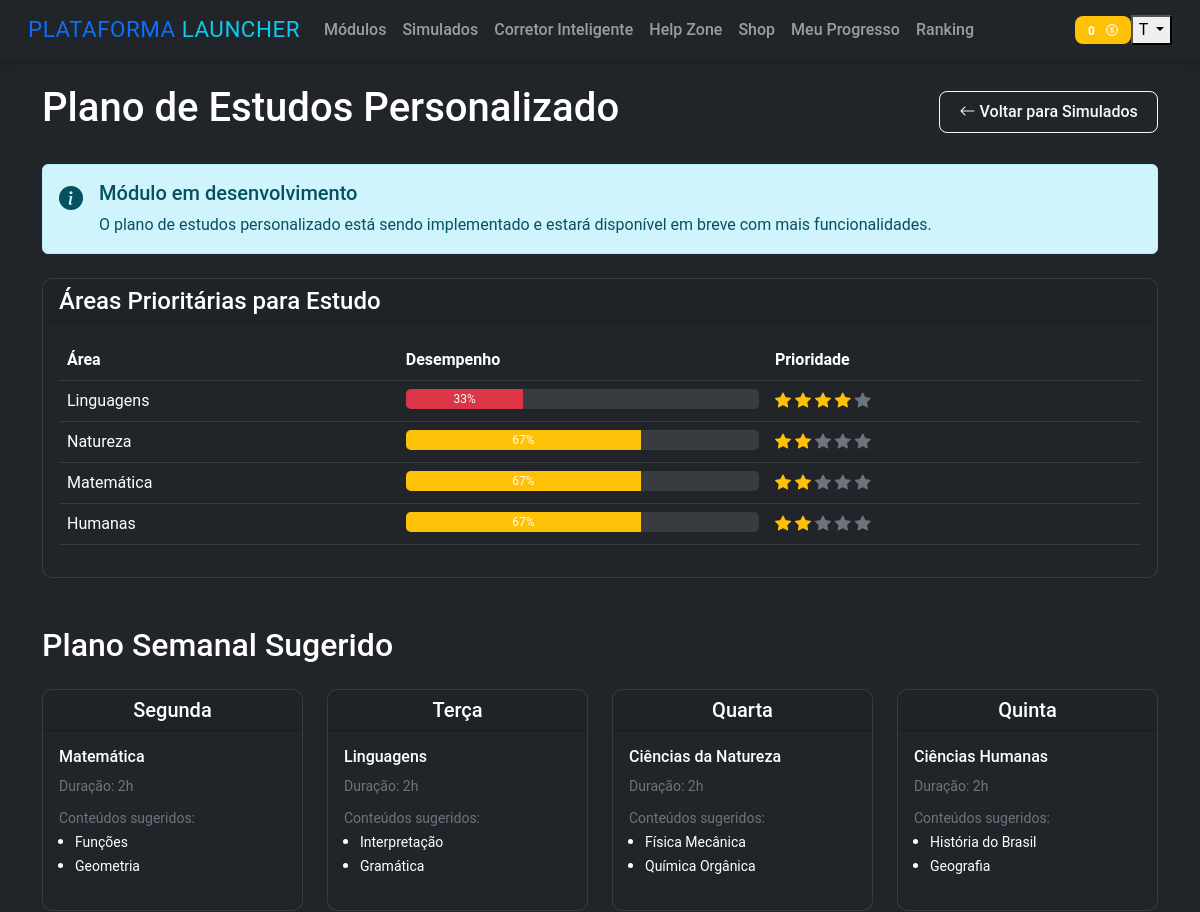
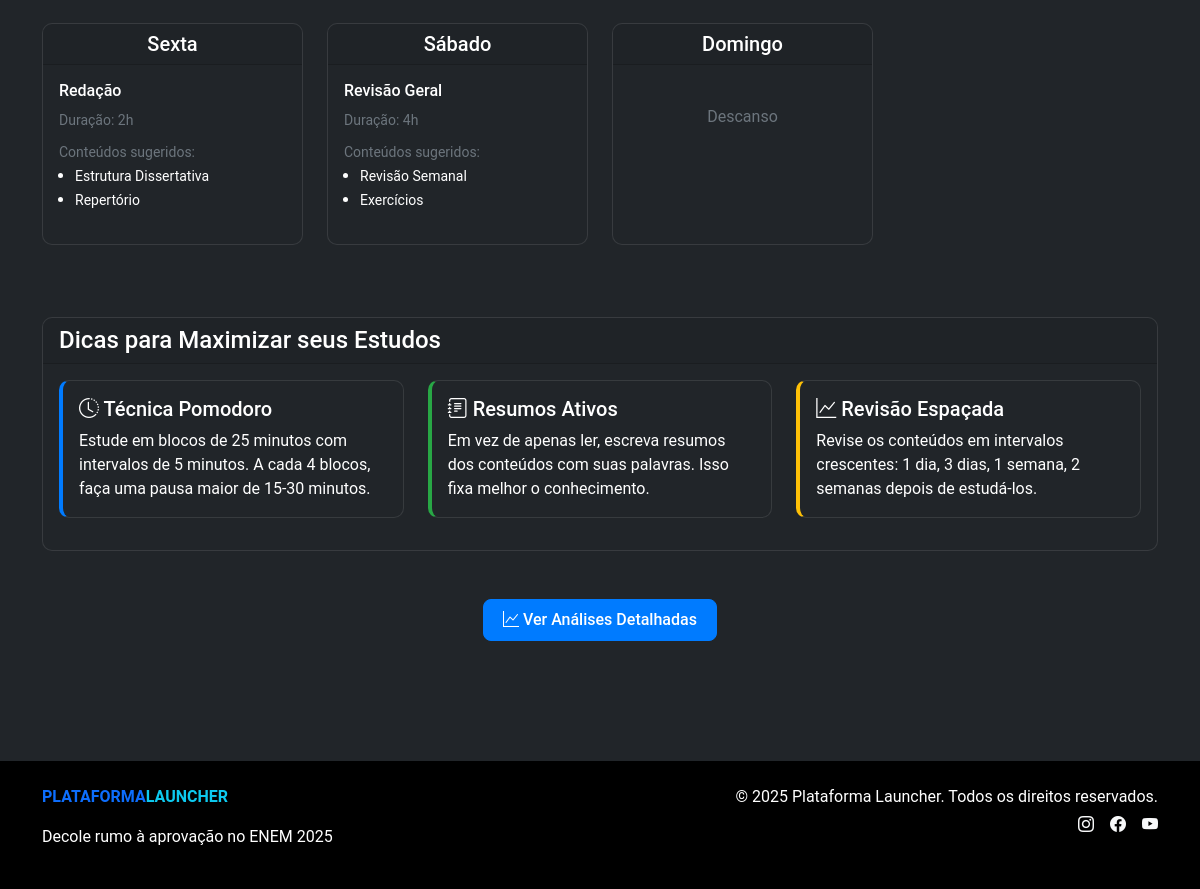
/plano-estudo/ (signed in), run on the app's committed database (2 pictures, top to bottom).
### app/models/user.py (models this page shows, shortened)
class User(UserMixin, db.Model):
    id = db.Column(db.Integer, primary_key=True)
    username = db.Column(db.String(128), index=True, unique=True)
    email = db.Column(db.String(256), index=True, unique=True)
    password_hash = db.Column(db.String(256))
    nome_completo = db.Column(db.String(256))
    xp_total = db.Column(db.Integer, default=0)
    data_registro = db.Column(db.DateTime, default=datetime.utcnow)
    simulados = db.relationship('Simulado', backref='usuario', lazy='dynamic')
    redacoes = db.relationship('Redacao', backref='usuario', lazy='dynamic')

### app/models/simulado.py (models this page shows, shortened)
class Questao(db.Model):
    id = db.Column(db.Integer, primary_key=True)
    numero = db.Column(db.Integer)
    texto = db.Column(db.Text)
    area = db.Column(db.String(50))  # Linguagens, Matemática, etc.
    dificuldade = db.Column(db.Float)  # Para cálculo TRI
    resposta_correta = db.Column(db.String(1))  # A, B, C, D ou E
    resposta_usuario = db.Column(db.String(1), nullable=True)
    tempo_resposta = db.Column(db.Integer, nullable=True)  # tempo em segundos que levou para responder
    simulado_id = db.Column(db.Integer, db.ForeignKey('simulado.id'))
    alternativas = db.relationship('Alternativa', backref='questao', lazy='dynamic')
    def verificar_resposta(self):
        return self.resposta_usuario == self.resposta_correta

### app/routes/plano_estudo.py (the view)
@plano_estudo_bp.route('/')
@login_required
def index():
    simulados_concluidos = Simulado.query.filter_by(
        user_id=current_user.id,
        status='Concluído'
    ).count()
    if simulados_concluidos == 0:
        return render_template('plano_estudo/sem_dados.html')
    areas_stats = {}
    questoes = Questao.query.join(Simulado).filter(
        Simulado.user_id == current_user.id,
        Simulado.status == 'Concluído'
    ).all()
    for q in questoes:
        if q.area not in areas_stats:
            areas_stats[q.area] = {'total': 0, 'acertos': 0}
        areas_stats[q.area]['total'] += 1
        if q.verificar_resposta():
            areas_stats[q.area]['acertos'] += 1
    for area in areas_stats:
        if areas_stats[area]['total'] > 0:
            areas_stats[area]['percentual'] = (areas_stats[area]['acertos'] / areas_stats[area]['total']) * 100
        else:
            areas_stats[area]['percentual'] = 0
    areas_prioritarias = []
    for area, stats in areas_stats.items():
        if stats['percentual'] < 70:  # Priorizar áreas com menos de 70% de acerto
            areas_prioritarias.append({
                'area': area,
                'percentual': stats['percentual'],
                'prioridade': max(1, int(6 - (stats['percentual'] / 20)))  # Escala de 1 a 5
            })
    areas_prioritarias.sort(key=lambda x: x['prioridade'], reverse=True)
    plano_semanal = {
        'Segunda': [{'area': 'Matemática', 'horas': 2, 'conteudos': ['Funções', 'Geometria']}],
        'Terça': [{'area': 'Linguagens', 'horas': 2, 'conteudos': ['Interpretação', 'Gramática']}],
        'Quarta': [{'area': 'Ciências da Natureza', 'horas': 2, 'conteudos': ['Física Mecânica', 'Química Orgânica']}],
        'Quinta': [{'area': 'Ciências Humanas', 'horas': 2, 'conteudos': ['História do Brasil', 'Geografia']}],
        'Sexta': [{'area': 'Redação', 'horas': 2, 'conteudos': ['Estrutura Dissertativa', 'Repertório']}],
        'Sábado': [{'area': 'Revisão Geral', 'horas': 4, 'conteudos': ['Revisão Semanal', 'Exercícios']}],
        'Domingo': []  # Dia de descanso
    }
    return render_template('plano_estudo/index_temp.html',
                          areas_stats=areas_stats,
                          areas_prioritarias=areas_prioritarias,
                          plano_semanal=plano_semanal)

### app/models/user.py (called while the page is built)
@login_manager.user_loader
def load_user(id):
    return User.query.get(int(id))

### app/templates/plano_estudo/index_temp.html (shortened to what this page needs)
{% extends "layout.html" %}
{% block content %}
<div class="plano-estudos"> <div class="d-flex justify-content-between align-items-center mb-4"> <h1>Plano de Estudos Personalizado</h1> <div> <a href="{{ url_for('simulados.index') }}" class="btn btn-outline-light"> <i class="bi bi-arrow-left"></i> Voltar para Simulados </a> </div> </div>
<div class="alert alert-info mb-4">
    <div class="d-flex">
        <div class="me-3">
            <i class="bi bi-info-circle-fill fs-4"></i>
        </div>
        <div>
            <h5 class="alert-heading">Módulo em desenvolvimento</h5>
            <p class="mb-0">O plano de estudos personalizado está sendo implementado e estará disponível em breve com mais funcionalidades.</p>
        </div>
    </div>
</div>
<div class="card bg-dark mb-5">
    <div class="card-header">
        <h4 class="mb-0">Áreas Prioritárias para Estudo</h4>
    </div>
    <div class="card-body">
        <div class="table-responsive">
            <table class="table table-dark">
                <thead>
                    <tr>
                        <th>Área</th>
                        <th>Desempenho</th>
                        <th>Prioridade</th>
                    </tr>
                </thead>
                <tbody>
                    {% for area in areas_prioritarias %}
                    <tr>
                        <td>{{ area.area }}</td>
                        <td>
                            <div class="progress" style="height: 20px;">
                                <div class="progress-bar bg-{{ 'danger' if area.percentual < 50 else 'warning' }}"
                                     role="progressbar"
                                     style="width: {{ area.percentual }}%;"
                                     aria-valuenow="{{ area.percentual }}"
                                     aria-valuemin="0"
                                     aria-valuemax="100">
                                    {{ area.percentual|round|int }}%
                                </div>
                            </div>
                        </td>
                        <td>
                            <div class="d-inline-block">
                                {% for i in range(1, 6) %}
                                    <i class="bi bi-star-fill {{ 'text-warning' if i <= area.prioridade else 'text-secondary' }}"></i>
                                {% endfor %}
                            </div>
                        </td>
                    </tr>
                    {% endfor %}
                </tbody>
            </table>
        </div>
    </div>
</div>
<h2 class="mb-4">Plano Semanal Sugerido</h2>
<div class="row mb-5">
    {% for dia, atividades in plano_semanal.items() %}
    <div class="col-md-3 mb-4">
        <div class="card bg-dark h-100">
            <div class="card-header text-center">
                <h5 class="mb-0">{{ dia }}</h5>
            </div>
            <div class="card-body">
                {% if atividades %}
                    {% for atividade in atividades %}
                    <div class="mb-3">
                        <h6>{{ atividade.area }}</h6>
                        <p class="mb-2"><small class="text-muted">Duração: {{ atividade.horas }}h</small></p>
                        {% if atividade.conteudos %}
                        <div class="mt-2">
                            <small class="text-muted">Conteúdos sugeridos:</small>
                            <ul class="mb-0 ps-3">
                                {% for conteudo in atividade.conteudos %}
                                <li><small>{{ conteudo }}</small></li>
                                {% endfor %}
                            </ul>
                        </div>
                        {% endif %}
                    </div>
                    {% endfor %}
                {% else %}
                <div class="text-center py-4">
                    <p class="text-muted mb-0">Descanso</p>
                </div>
                {% endif %}
            </div>
        </div>
    </div>
    {% endfor %}
</div>
<div class="card bg-dark mb-5">
    <div class="card-header">
        <h4 class="mb-0">Dicas para Maximizar seus Estudos</h4>
    </div>
    <div class="card-body">
        <div class="row">
            <div class="col-md-4 mb-3">
                <div class="card bg-dark h-100" style="border-left: 4px solid #007bff;">
                    <div class="card-body">
                        <h5><i class="bi bi-clock-history"></i> Técnica Pomodoro</h5>
                        <p class="mb-0">Estude em blocos de 25 minutos com intervalos de 5 minutos. A cada 4 blocos, faça uma pausa maior de 15-30 minutos.</p>
                    </div>
                </div>
            </div>
            <div class="col-md-4 mb-3">
                <div class="card bg-dark h-100" style="border-left: 4px solid #28a745;">
                    <div class="card-body">
                        <h5><i class="bi bi-journal-text"></i> Resumos Ativos</h5>
                        <p class="mb-0">Em vez de apenas ler, escreva resumos dos conteúdos com suas palavras. Isso fixa melhor o conhecimento.</p>
                    </div>
                </div>
            </div>
            <div class="col-md-4 mb-3">
                <div class="card bg-dark h-100" style="border-left: 4px solid #ffc107;">
                    <div class="card-body">
                        <h5><i class="bi bi-graph-up"></i> Revisão Espaçada</h5>
                        <p class="mb-0">Revise os conteúdos em intervalos crescentes: 1 dia, 3 dias, 1 semana, 2 semanas depois de estudá-los.</p>
                    </div>
                </div>
            </div>
        </div>
    </div>
</div>
<div class="d-flex justify-content-center my-5">
    <a href="{{ url_for('analise.index') }}" class="btn btn-primary">
        <i class="bi bi-graph-up"></i> Ver Análises Detalhadas
    </a>
</div>
</div> {% endblock %}

### app/templates/layout.html (shortened to what this page needs)
<!DOCTYPE html>
<html lang="pt-br">
<head>
    <link href="https://cdn.jsdelivr.net/npm/bootstrap@5.2.3/dist/css/bootstrap.min.css" rel="stylesheet">
    <link rel="stylesheet" href="https://cdn.jsdelivr.net/npm/bootstrap-icons@1.11.1/font/bootstrap-icons.css">
    <link rel="stylesheet" href="{{ url_for('static', filename='css/style.css') }}">
</head>
<body class="bg-dark text-white">
    <header>
        <nav class="navbar navbar-expand-lg navbar-dark">
            <div class="container-fluid">
                <a class="navbar-brand" href="#">
                    <span class="text-primary">PLATAFORMA</span>
                    <span class="text-info">LAUNCHER</span>
                </a>
                <div class="collapse navbar-collapse" id="navbarNav">
                    <ul class="navbar-nav me-auto">
                        <li class="nav-item">
                            <a class="nav-link" href="{{ url_for('main.index') }}">Módulos</a>
                        </li>
                        <li class="nav-item">
                            <a class="nav-link" href="{{ url_for('simulados.index') }}">Simulados</a>
                        </li>
                        <li class="nav-item">
                            <a class="nav-link" href="#">Corretor Inteligente</a>
                        </li>
                        <li class="nav-item">
                            <a class="nav-link" href="{{ url_for('helpzone.index') }}">Help Zone</a>
                        </li>
                        <li class="nav-item">
                            <a class="nav-link" href="{{ url_for('shop.index') }}">Shop</a>
                        </li>
                        <li class="nav-item">
                            <a class="nav-link" href="{{ url_for('progresso.index') }}">Meu Progresso</a>
                        </li>
                        <li class="nav-item">
                            <a class="nav-link" href="#">Ranking</a>
                        </li>
                    </ul>
                    <div class="d-flex align-items-center">
                        {% if current_user.is_authenticated %}
                            <a href="{{ url_for('shop.index') }}" class="badge bg-warning text-decoration-none">
                                <span>{{ current_user.xp_total }}</span>
                                <i class="bi bi-coin ms-2"></i>
                            </a>
                            <div class="avatar-container dropdown">
                                <button class="btn-avatar dropdown-toggle" type="button" data-bs-toggle="dropdown">
                                    {{ current_user.username[0]|upper }}
                                </button>
                            </div>
                        {% else %}
                            <a href="{{ url_for('auth.login') }}" class="btn btn-outline-light me-2">Login</a>
                            <a href="{{ url_for('auth.registro') }}" class="btn btn-primary">Cadastre-se</a>
                        {% endif %}
                    </div>
                </div>
            </div>
        </nav>
    </header>
    <main class="container py-4">
        {% block content %}{% endblock %}
    </main>
    <footer class="bg-black text-white py-4 mt-5">
        <div class="container">
            <div class="row">
                <div class="col-md-6">
                    <div class="d-flex align-items-center mb-3">
                        <span class="text-primary fw-bold">PLATAFORMA</span>
                        <span class="text-info fw-bold">LAUNCHER</span>
                    </div>
                    <p>Decole rumo à aprovação no ENEM 2025</p>
                </div>
                <div class="col-md-6 text-md-end">
                    <p class="mb-1">© 2025 Plataforma Launcher. Todos os direitos reservados.</p>
                    <div class="d-flex justify-content-md-end">
                        <a href="#" class="text-light me-3"><i class="bi bi-instagram"></i></a>
                        <a href="#" class="text-light me-3"><i class="bi bi-facebook"></i></a>
                        <a href="#" class="text-light"><i class="bi bi-youtube"></i></a>
                    </div>
                </div>
            </div>
        </div>
    </footer>
</body>
</html>

### app/static/css/style.css (style rules this page uses)
:root { --primary: #007bff; --secondary: #00b4d8; --dark: #0d1117; --darker: #000000; --light: #f8f9fa; --success: #28a745; --warning: #ffc107; --danger: #dc3545; }
body { background-color: var(--dark); color: var(--light); font-family: 'Roboto', sans-serif; }
.navbar { padding: 0.5rem 1rem; box-shadow: 0 2px 10px rgba(0, 0, 0, 0.2); }
.card { border-radius: 10px; border: 1px solid rgba(255, 255, 255, 0.1); transition: transform 0.3s, box-shadow 0.3s; }
.btn { border-radius: 8px; padding: 0.5rem 1.2rem; font-weight: 500; }
.btn-primary { background-color: var(--primary); border-color: var(--primary); }
.badge { padding: 0.5rem 0.8rem; border-radius: 8px; }
.progress { height: 10px; border-radius: 5px; background-color: rgba(255, 255, 255, 0.1); }
.navbar-brand { font-size: 1.4rem; letter-spacing: 0.5px; }
.nav-link { font-weight: 500; padding: 0.5rem 0.8rem; transition: color 0.2s; }
.badge.bg-warning { font-weight: 600; }

### data on the page
User: xp_total "0", username "T"
Questao: area "Linguagens", {{ area.percentual }} 33.33333333333333 (drawn), percentual "33"
Questao: area "Natureza", {{ area.percentual }} 66.66666666666666 (drawn), percentual "67"
Questao: area "Matemática", {{ area.percentual }} 66.66666666666666 (drawn), percentual "67"
Questao: area "Humanas", {{ area.percentual }} 66.66666666666666 (drawn), percentual "67"

### other printed values
{{ dia }} "Segunda" "Terça" "Quarta" "Quinta" "Sexta" "Sábado" "Domingo"
{{ atividade.area }} "Matemática" "Linguagens" "Ciências da Natureza" "Ciências Humanas" "Redação" "Revisão Geral"
{{ atividade.horas }} "2" "2" "2" "2" "2" "4"
{{ conteudo }} "Funções" "Geometria" "Interpretação" "Gramática" "Física Mecânica" "Química Orgânica" "História do Brasil" "Geografia" "Estrutura Dissertativa" "Repertório" "Revisão Semanal" "Exercícios"
